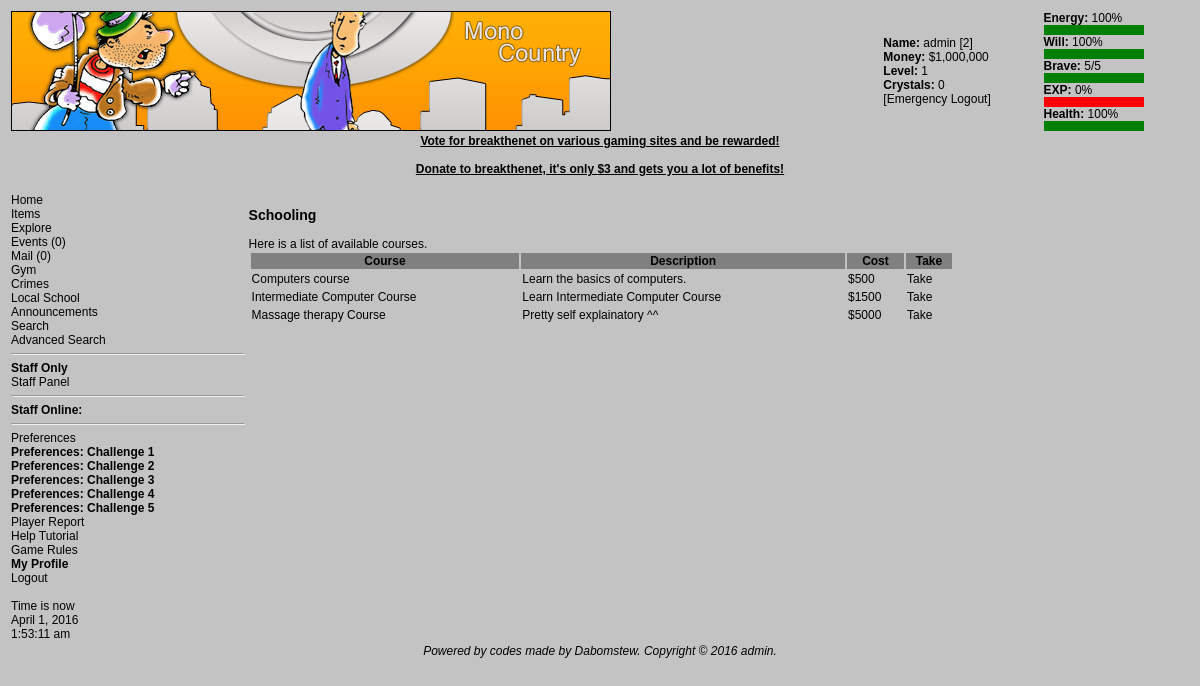
The app's page /education.php (signed in) with its own data.
### tables this page shows
CREATE TABLE `courses` (
  `crID` int(11) NOT NULL AUTO_INCREMENT,
  `crNAME` varchar(255) NOT NULL DEFAULT '',
  `crDESC` text NOT NULL,
  `crCOST` int(11) NOT NULL DEFAULT '0',
  `crENERGY` int(11) NOT NULL DEFAULT '0',
  `crDAYS` int(11) NOT NULL DEFAULT '0',
  `crSTR` int(11) NOT NULL DEFAULT '0',
  `crGUARD` int(11) NOT NULL DEFAULT '0',
  `crLABOUR` int(11) NOT NULL DEFAULT '0',
  `crAGIL` int(11) NOT NULL DEFAULT '0',
  `crIQ` int(11) NOT NULL DEFAULT '0',
  PRIMARY KEY (`crID`)
);

### education.php (the view, shortened to what this page needs)
<?php
$userid = $_SESSION['userid'];
require "header.php";
$h = new headers;
$h->startheaders();
global $c;
$is =
        mysql_query(
                "SELECT u.*,us.* FROM users u LEFT JOIN userstats us ON u.userid=us.userid WHERE u.userid=$userid",
                $c) or die(mysql_error());
$ir = mysql_fetch_array($is);
$fm = money_formatter($ir['money']);
$cm = money_formatter($ir['crystals'], '');
$lv = date('F j, Y, g:i a', $ir['laston']);
$h->userdata($ir, $lv, $fm, $cm);
$h->menuarea();
print "<h3>Schooling</h3>";
if ($ir['course'] > 0)
{
    $cd = mysql_query("SELECT * FROM courses WHERE crID={$ir['course']}", $c);
    $coud = mysql_fetch_array($cd);
    print
            "You are currently doing the {$coud['crNAME']}, you have {$ir['cdays']} days remaining.";
}
else
{
    if ($_GET['cstart'])
    {
        $_GET['cstart'] = abs((int) $_GET['cstart']);
        $cd =
                mysql_query(
                        "SELECT * FROM courses WHERE crID={$_GET['cstart']}",
                        $c);
        if (mysql_num_rows($cd) == 0)
        {
            print "You are trying to start a non-existant course!";
        }
        else
        {
            $coud = mysql_fetch_array($cd);
            $cdo =
                    mysql_query(
                            "SELECT * FROM coursesdone WHERE userid=$userid AND courseid={$_GET['cstart']}",
                            $c);
            if ($ir['money'] < $coud['crCOST'])
            {
                print "You don't have enough money to start this course.";
                $h->endpage();
                exit;
            }
            if (mysql_num_rows($cdo) > 0)
            {
                print "You have already done this course.";
                $h->endpage();
                exit;
            }
            mysql_query(
                    "UPDATE users SET course={$_GET['cstart']},cdays={$coud['crDAYS']},money=money-{$coud['crCOST']} WHERE userid=$userid",
                    $c);
            print
                    "You have started the {$coud['crNAME']}, it will take {$coud['crDAYS']} days to complete.";
        }
    }
    else
    {
        print "Here is a list of available courses.";
        $q = mysql_query("SELECT * FROM courses", $c);
        print
                "<br /><table width=75%><tr style='background:gray;'><th>Course</th><th>Description</th><th>Cost</th><th>Take</th></tr>";
        while ($r = mysql_fetch_array($q))
        {
            $cdo =
                    mysql_query(
                            "SELECT * FROM coursesdone WHERE userid=$userid AND courseid={$r['crID']}",
                            $c);
            if (mysql_num_rows($cdo))
            {
                $do = "<i>Done</i>";
            }
            else
            {
                $do = "<a href='education.php?cstart={$r['crID']}'>Take</a>";
            }
            print
                    "<tr><td>{$r['crNAME']}</td><td>{$r['crDESC']}</td><td>\${$r['crCOST']}</td><td>$do</td></tr>";
        }
        print "</table>";
    }
}

### css/game.css (style rules this page uses)
body { font-family: helvetica, arial, geneva, sans-serif; font-size: 9pt; color: black; scrollbar-base-color: #005B70; scrollbar-arrow-color: #F3960B; scrollbar-DarkShadow-Color: #000000; }
a:visited,a:active,a:hover,a:link { color: black; text-decoration: none; }
table,tr,td { font-family: helvetica, arial, geneva, sans-serif; font-size: 9pt; }

### records on screen
courses: crNAME "Computers course", crDESC "Learn the basics of computers.", crCOST "500"
courses: crNAME "Intermediate Computer Course", crDESC "Learn Intermediate Computer Course", crCOST "1500"
courses: crNAME "Massage therapy Course", crDESC "Pretty self explainatory ^^", crCOST "5000"

### other values on screen
$u "admin"
$ir['userid'] "2"
$fm "$1,000,000"
$ir['level'] "1"
$ir['crystals'] "0"
$enperc "100"
$wiperc "100"
$ir['brave'] "5"
$ir['maxbrave'] "5"
$experc "0"
$hpperc "100"
